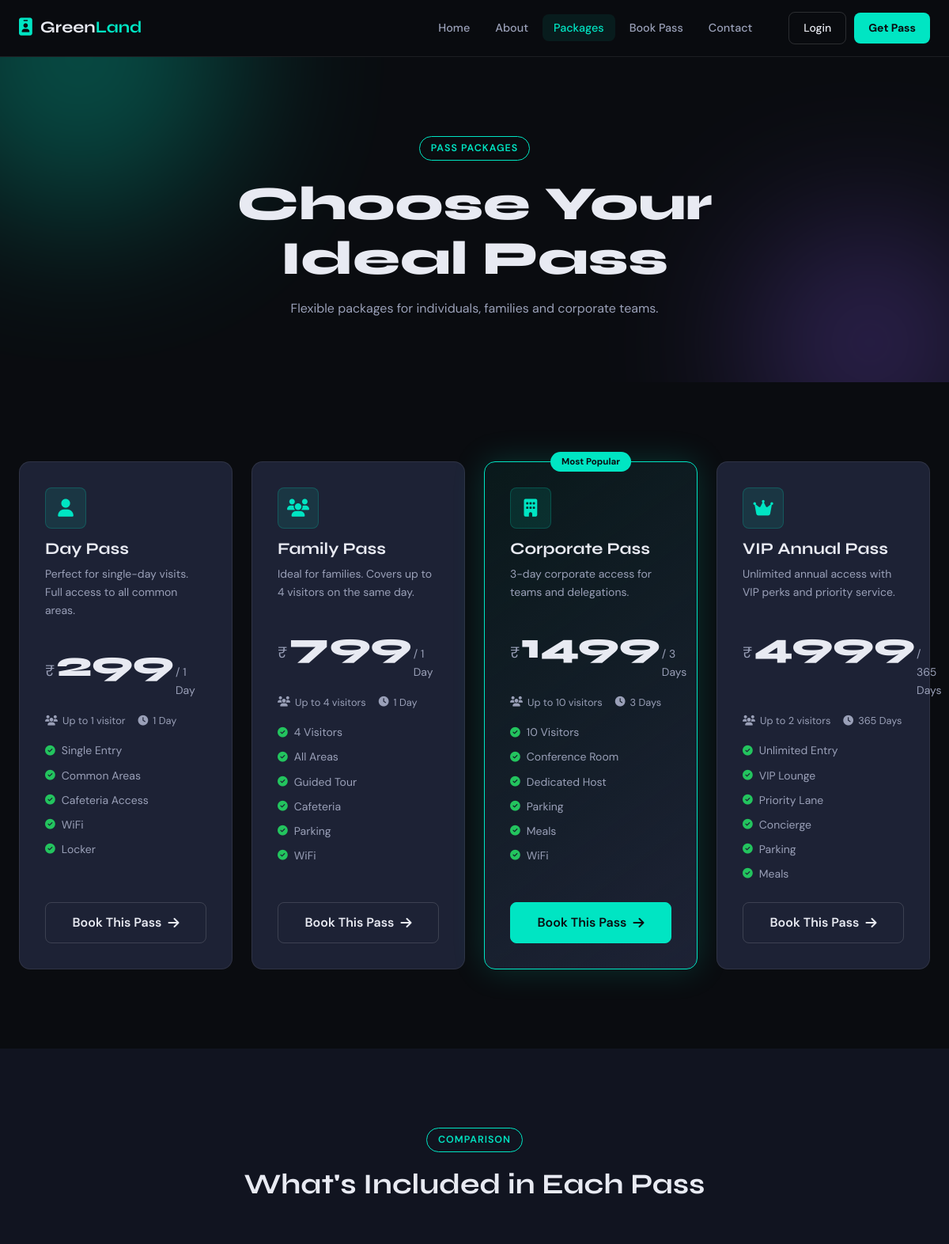
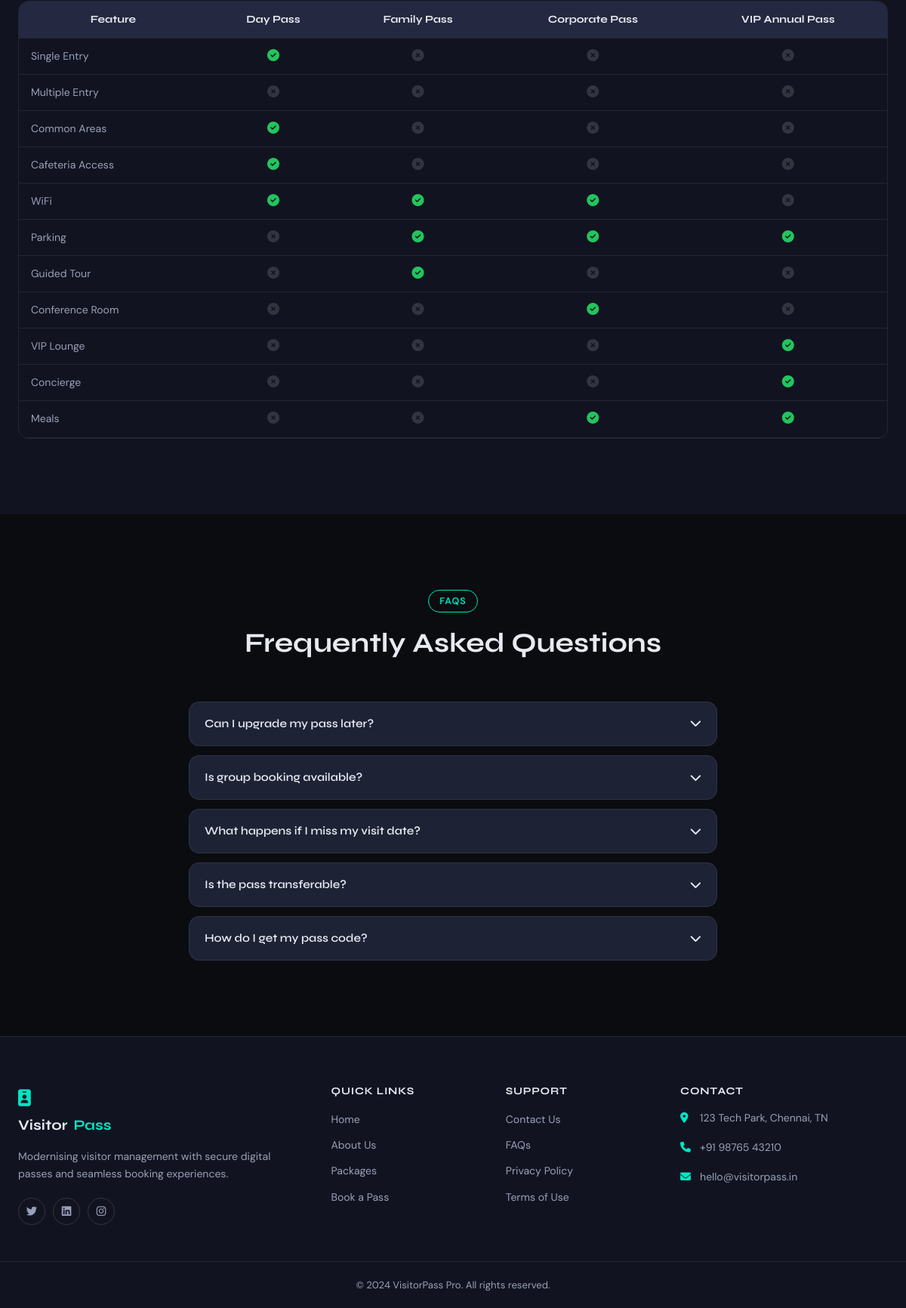
Page /packages on the committed database (2 pictures, top to bottom).
### app.py (models this page shows)
class Package(db.Model):
    __tablename__ = 'packages'
    id          = db.Column(db.Integer, primary_key=True)
    name        = db.Column(db.String(100), nullable=False)
    description = db.Column(db.Text)
    price       = db.Column(db.Float, nullable=False)
    duration    = db.Column(db.String(50))          # e.g. "1 Day", "3 Days"
    max_visitors= db.Column(db.Integer, default=1)
    features    = db.Column(db.Text)                # comma-separated
    is_active   = db.Column(db.Boolean, default=True)
    bookings    = db.relationship('Booking', backref='package', lazy=True)

### app.py (the view)
@app.route('/packages')
def packages():
    pkgs = Package.query.filter_by(is_active=True).all()
    return render_template('packages.html', packages=pkgs)

### templates/packages.html (shortened to what this page needs)
{% extends 'base.html' %}
{% block content %}
<section class="page-hero">
  <div class="page-hero-bg">
    <div class="ph-orb ph-orb1"></div><div class="ph-orb ph-orb2"></div>
  </div>
  <div class="page-hero-content">
    <div class="section-tag">Pass Packages</div>
    <h1>Choose Your Ideal Pass</h1>
    <p>Flexible packages for individuals, families and corporate teams.</p>
  </div>
</section>
<section class="packages-section section-pad">
  <div class="container">
    <div class="pkg-grid">
      {% for pkg in packages %}
      <div class="pkg-card {% if loop.index == 3 %}featured{% endif %}">
        {% if loop.index == 3 %}
          <div class="pkg-badge">Most Popular</div>
        {% endif %}
        <div class="pkg-header">
          <div class="pkg-icon">
            <i class="fa {% if loop.index==1 %}fa-user{% elif loop.index==2 %}fa-users{% elif loop.index==3 %}fa-building{% else %}fa-crown{% endif %}"></i>
          </div>
          <h2>{{ pkg.name }}</h2>
          <p>{{ pkg.description }}</p>
        </div>
        <div class="pkg-price">
          <span class="currency">₹</span>
          <span class="amount">{{ pkg.price|int }}</span>
          <span class="per">/ {{ pkg.duration }}</span>
        </div>
        <div class="pkg-meta">
          <span><i class="fa fa-users"></i> Up to {{ pkg.max_visitors }} visitor{% if pkg.max_visitors > 1 %}s{% endif %}</span>
          <span><i class="fa fa-clock"></i> {{ pkg.duration }}</span>
        </div>
        <ul class="pkg-features">
          {% for f in pkg.features.split(',') %}
          <li><i class="fa fa-circle-check"></i> {{ f.strip() }}</li>
          {% endfor %}
        </ul>
        <a href="{{ url_for('booking', pkg=pkg.id) }}" class="btn-pkg {% if loop.index==3 %}btn-pkg-accent{% endif %}">
          Book This Pass <i class="fa fa-arrow-right"></i>
        </a>
      </div>
      {% endfor %}
    </div>
  </div>
</section>
<section class="compare-section section-pad dark-bg">
  <div class="container">
    <div class="section-header light">
      <div class="section-tag">Comparison</div>
      <h2>What's Included in Each Pass</h2>
    </div>
    <div class="compare-table-wrap">
      <table class="compare-table">
        <thead>
          <tr>
            <th>Feature</th>
            {% for pkg in packages %}<th>{{ pkg.name }}</th>{% endfor %}
          </tr>
        </thead>
        <tbody>
          {% set all_features = ['Single Entry','Multiple Entry','Common Areas','Cafeteria Access','WiFi','Parking','Guided Tour','Conference Room','VIP Lounge','Concierge','Meals'] %}
          {% for feat in all_features %}
          <tr>
            <td>{{ feat }}</td>
            {% for pkg in packages %}
            <td>
              {% if feat in pkg.features %}
                <i class="fa fa-circle-check check-yes"></i>
              {% else %}
                <i class="fa fa-circle-xmark check-no"></i>
              {% endif %}
            </td>
            {% endfor %}
          </tr>
          {% endfor %}
        </tbody>
      </table>
    </div>
  </div>
</section>
<section class="faq-section section-pad">
  <div class="container">
    <div class="section-header">
      <div class="section-tag">FAQs</div>
      <h2>Frequently Asked Questions</h2>
    </div>
    <div class="faq-list">
      {% for q, a in faqs %}
      <div class="faq-item" onclick="toggleFaq(this)">
        <div class="faq-q">{{ q }}<i class="fa fa-chevron-down"></i></div>
      </div>
      {% endfor %}
    </div>
  </div>
</section>
{% endblock %}

### rows in the picture
Package: name "Day Pass", description "Perfect for single-day visits. Full access to all common areas.", price "299", duration "1 Day", max_visitors "1", strip "Single Entry" "Common Areas" "Cafeteria Access" "WiFi" "Locker"
Package: name "Family Pass", description "Ideal for families. Covers up to 4 visitors on the same day.", price "799", duration "1 Day", max_visitors "4", strip "4 Visitors" "All Areas" "Guided Tour" "Cafeteria" "Parking" "WiFi"
Package: shows "Most Popular", name "Corporate Pass", description "3-day corporate access for teams and delegations.", price "1499", duration "3 Days", max_visitors "10", strip "10 Visitors" "Conference Room" "Dedicated Host" "Parking" "Meals" "WiFi"
Package: name "VIP Annual Pass", description "Unlimited annual access with VIP perks and priority service.", price "4999", duration "365 Days", max_visitors "2", strip "Unlimited Entry" "VIP Lounge" "Priority Lane" "Concierge" "Parking" "Meals"

### other values in the picture
{{ feat }} "Single Entry" "Multiple Entry" "Common Areas" "Cafeteria Access" "WiFi" "Parking" "Guided Tour" "Conference Room" "VIP Lounge" "Concierge" "Meals"
{{ q }} "Can I upgrade my pass later?" "Is group booking available?" "What happens if I miss my visit date?" "Is the pass transferable?" "How do I get my pass code?"
